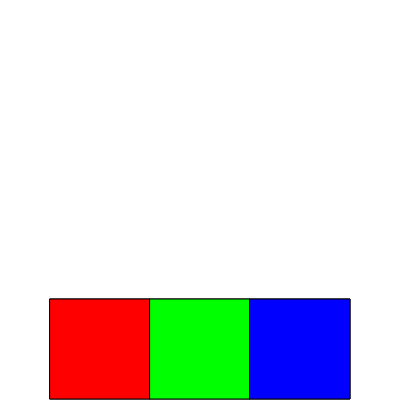
Frame 1 (no input)
Frame 60 (no input): identical to frame 1, image omitted
Frame 120 (the mouse pressed at the canvas centre since frame 60): identical to frame 1, image omitted

The p5.js sketch that drew this single still picture (run headless with seeded random() and noise() and a simulated clock; from frame 60 on, the mouse is pressed at the canvas centre):

// p5.js sketch
// ── sketch.js
var iArray = []; 
var currentType = ""; 

function setup() {
    createCanvas (400,400); 
    iArray.push (new interface (50,299,100,"start")); 
    iArray.push (new interface (150,299,100,"stop")); 
    iArray.push (new interface (250,299,100,"reset")); 
}

function draw() {
    background (255); 
    for (var i = 0; i < iArray.length; i++) {
        iArray[i].display(100); 
        var checking = iArray [i].check(); 
        
        var settingAlpha; 
        if(checking == true) {
        //console.log("currently over" + iArray[i].type); 
        settingAlpha = 100;
        }else{
        settingAlpha = 255; 
    }
     iArray[i].display(settingAlpha); 
    }
}


function mousePressed (){
    for (var i = 0; i < iArray.length; i++){
        var checkInterface = iArray [i].check();
        if (checkInterface == true){
            currentType = iArray[i].type; 
            console.log("current type = " + currentType); 
        }
    }
}
 

function interface (tempX, tempY,tempSize, tempType) {
    this.x = tempX;
    this.y = tempY;
    this.size = tempSize; 
    this.type = tempType; 
    
this.display = function (setAlpha) {
    if (this.type == "start"){
        fill(255,0,0, setAlpha);
    }else if (this.type == "stop"){
        fill (0,255,0, setAlpha); 
        }else if (this.type == "reset"){
             fill (0,0,255,setAlpha); 
    }
    
    rect(this.x, this.y, this.size, this.size); 
    }
    
this.check = function (){
    if (mouseX > this.x && mouseX > (this.x + this.size) && mouseY > this.y && mouseY < (this.y + this.size)) {
    return true;
    }else{
    return false; 
}

} 

} 
